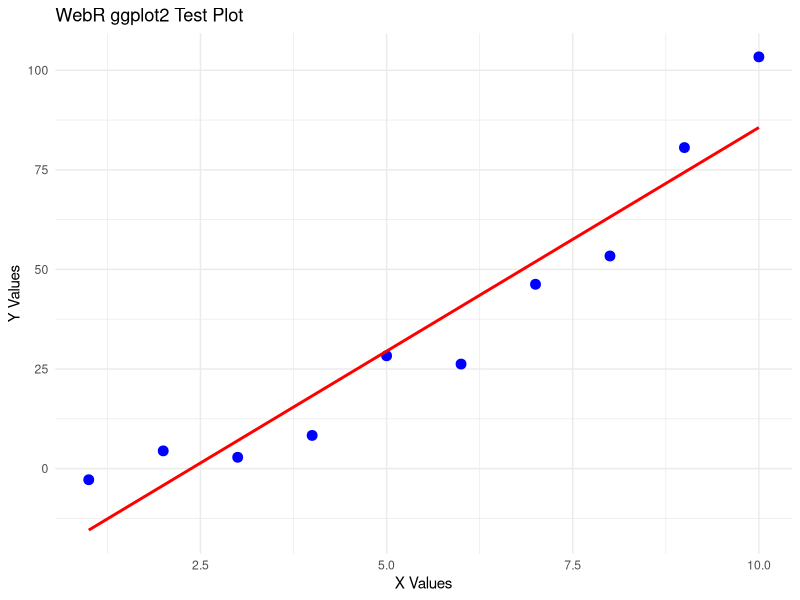

Write the R code that produced this figure.
# WebR Package Download Analysis
# This script helps diagnose what packages are being downloaded

cat("🔍 WebR Package Download Analysis\n")
cat(paste(rep("=", 40), collapse = ""), "\n\n")

# Check what's currently installed BEFORE loading ggplot2
cat("📦 Currently installed packages (before ggplot2):\n")
installed_before <- installed.packages()[, "Package"]
cat(sprintf("Count: %d packages\n", length(installed_before)))
cat("Base packages:", paste(head(sort(installed_before), 10), collapse = ", "), "...\n\n")

cat("🎯 Loading ggplot2 (this will show download activity)...\n")
cat("Watch the browser console for download messages!\n\n")

# Time the installation
start_time <- Sys.time()

# Load ggplot2 - this will trigger downloads
library(ggplot2)

end_time <- Sys.time()
load_time <- as.numeric(difftime(end_time, start_time, units = "secs"))

cat(sprintf("⏱️  ggplot2 loading completed in %.2f seconds\n\n", load_time))

# Check what's installed AFTER loading ggplot2
cat("📦 Currently installed packages (after ggplot2):\n")
installed_after <- installed.packages()[, "Package"]
cat(sprintf("Count: %d packages\n", length(installed_after)))

# Find what was newly installed
newly_installed <- setdiff(installed_after, installed_before)
cat(sprintf("\n🆕 Newly installed packages: %d\n", length(newly_installed)))

if(length(newly_installed) > 0) {
  cat("Dependencies downloaded for ggplot2:\n")
  # Group into categories for better understanding
  core_packages <- c("ggplot2", "scales", "grid", "gtable")
  data_packages <- c("tibble", "dplyr", "tidyselect", "vctrs")
  utility_packages <- c("rlang", "lifecycle", "glue", "withr", "cli")
  
  categorized <- list()
  categorized$core <- intersect(newly_installed, core_packages)
  categorized$data <- intersect(newly_installed, data_packages) 
  categorized$utility <- intersect(newly_installed, utility_packages)
  categorized$other <- setdiff(newly_installed, c(core_packages, data_packages, utility_packages))
  
  for(category in names(categorized)) {
    if(length(categorized[[category]]) > 0) {
      cat(sprintf("  %s (%d): %s\n", 
          toupper(category), 
          length(categorized[[category]]), 
          paste(categorized[[category]], collapse = ", ")))
    }
  }
} else {
  cat("No new packages were downloaded (already cached)\n")
}

# Test ggplot2 functionality
cat("\n🎨 Testing ggplot2 functionality:\n")
test_data <- data.frame(
  x = 1:10,
  y = (1:10)^2 + rnorm(10, 0, 5)
)

p <- ggplot(test_data, aes(x = x, y = y)) + 
  geom_point(color = "blue", size = 3) + 
  geom_smooth(method = "lm", se = FALSE, color = "red") +
  labs(title = "WebR ggplot2 Test Plot", 
       x = "X Values", 
       y = "Y Values") +
  theme_minimal()

print(p)

cat("\n✅ ggplot2 test completed successfully!\n")

# Memory usage check
cat("\n💾 Memory usage analysis:\n")
mem_info <- gc()
cat("Current R memory usage:\n")
print(mem_info)

cat("\n📊 Package download summary:\n")
cat(sprintf("• Total packages now: %d\n", length(installed_after)))
cat(sprintf("• Newly downloaded: %d\n", length(newly_installed)))
cat(sprintf("• Load time: %.2f seconds\n", load_time))

if(length(newly_installed) > 15) {
  cat("\n⚠️  WARNING: Large number of dependencies downloaded!\n")
  cat("This is normal for ggplot2's first load but indicates why it takes time.\n")
  cat("Subsequent uses should be much faster (cached).\n")
} else if(length(newly_installed) == 0) {
  cat("\n✅ GOOD: No downloads needed (packages already cached)\n")
} else {
  cat(sprintf("\n✅ NORMAL: %d dependencies is typical for ggplot2\n", length(newly_installed)))
}

cat("\n🔧 Optimization recommendations:\n")
cat("1. First ggplot2 load downloads ~15-25 dependencies (normal)\n")
cat("2. Subsequent loads should be instant (cached)\n") 
cat("3. Consider pre-loading ggplot2 in startup if used frequently\n")
cat("4. WebR downloads are cached in browser storage\n")
cat("5. Clear browser cache to reset package cache if needed\n")

cat("\n🎉 Package analysis complete!\n")